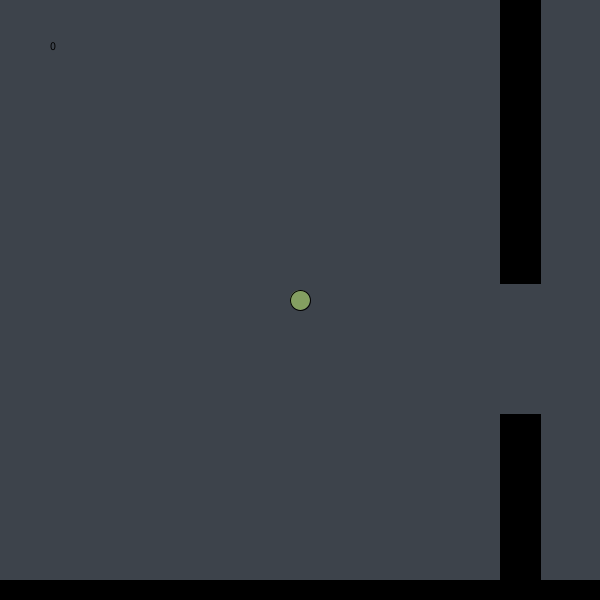
Frame 1 (no input)
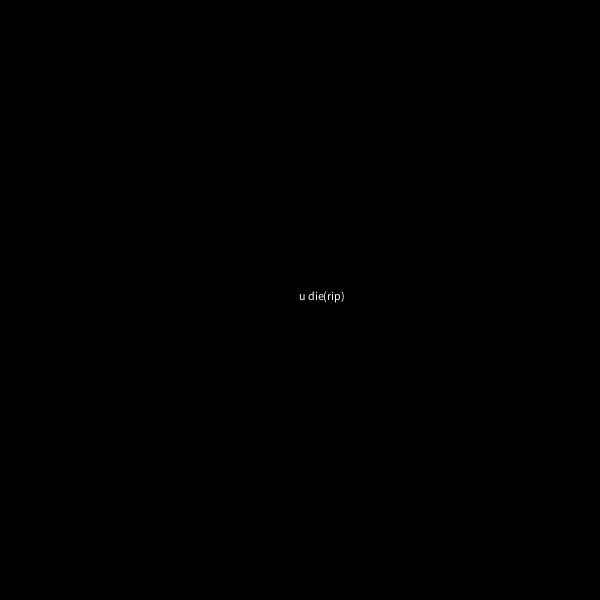
Frame 60 (the mouse pressed at the canvas centre just before this capture)
Frame 120 (the mouse held since frame 60 and released just before this capture): identical to frame 60, image omitted

The Processing sketch that drew these frames (run headless with seeded random() and noise(); from frame 60 on, the mouse is pressed at the canvas centre):

// Processing sketch: flappy_bird
// ── flappy_bird.pde
double j = -3;
 int randomNumber = (int) random(300);  
boolean endGame = false;
double g = 0.5;
double v = 0;
int x = 300;
int y =300;
int w = 500;
int ty = (int ) random(150, 290);
int wy = (int ) random(150, 290);
int score = 0;
void setup() {
  size(600, 600);
}
void draw() {
  fill(178,145,36);
  ellipse(randomNumber,y,10,10);
  fill((int) random(0,255),(int) random(0,255),(int) random(0,255));
  ellipse(randomNumber,y,10,10);
  y += v;
  v += g;
  background(61, 67, 75);
  fill((int ) random(0, 290), (int ) random(0, 290), (int ) random(0, 290));
  ellipse(x, y, 20, 20);

  fill(0, 0, 0);
  rect(w, 0, 40, wy);
  
rect(0,580,600,20);
  
 rect(w,600-ty,40,ty);
 w += -10;
  if (w < 0) {
    w = 600;
    
     ty  =  (int) random(150, 290);
wy=(int) random(150, 290);
  }
  text(score, 50, 50);
if(w == 560){
  fill(255,255,255);
  score++;
  
}
  if (intersects(x, y, w, wy, 40)) {
    endGame = true;
  }
  if(intersects2(x,y,w,600-ty,40)){
    
    endGame = true;
}
if(intersects3(x,y,w,600-ty,40)){
    
    endGame = true;
}
  if (endGame == true) {
    fill(0, 0, 0);
    rect(00, 0, 600, 600);
    fill(255, 255, 255);
    text("u die(rip)", 299, 300);
  }

}
void mousePressed() {
  v= j;
}
boolean intersects(int birdX, int birdY, int paddleX, int paddleY, int paddleLength) {
  if (birdY < paddleY - 4 && birdX > paddleX && birdX < paddleX + paddleLength)
    return true;
  else 
  return false;
}
boolean intersects2(int birdX, int birdY, int paddleX, int paddleY, int paddleLength) {
  if (birdY > paddleY - 4 && birdX > paddleX && birdX < paddleX + paddleLength)
    return true;
else 
  return false;
}
boolean intersects3(int birdX, int birdY, int paddleX, int paddleY, int paddleLength) {
  if (birdY > paddleY - 4 && birdX > paddleX && birdX < paddleX + paddleLength)
    return true;
else 
  return false;
}
